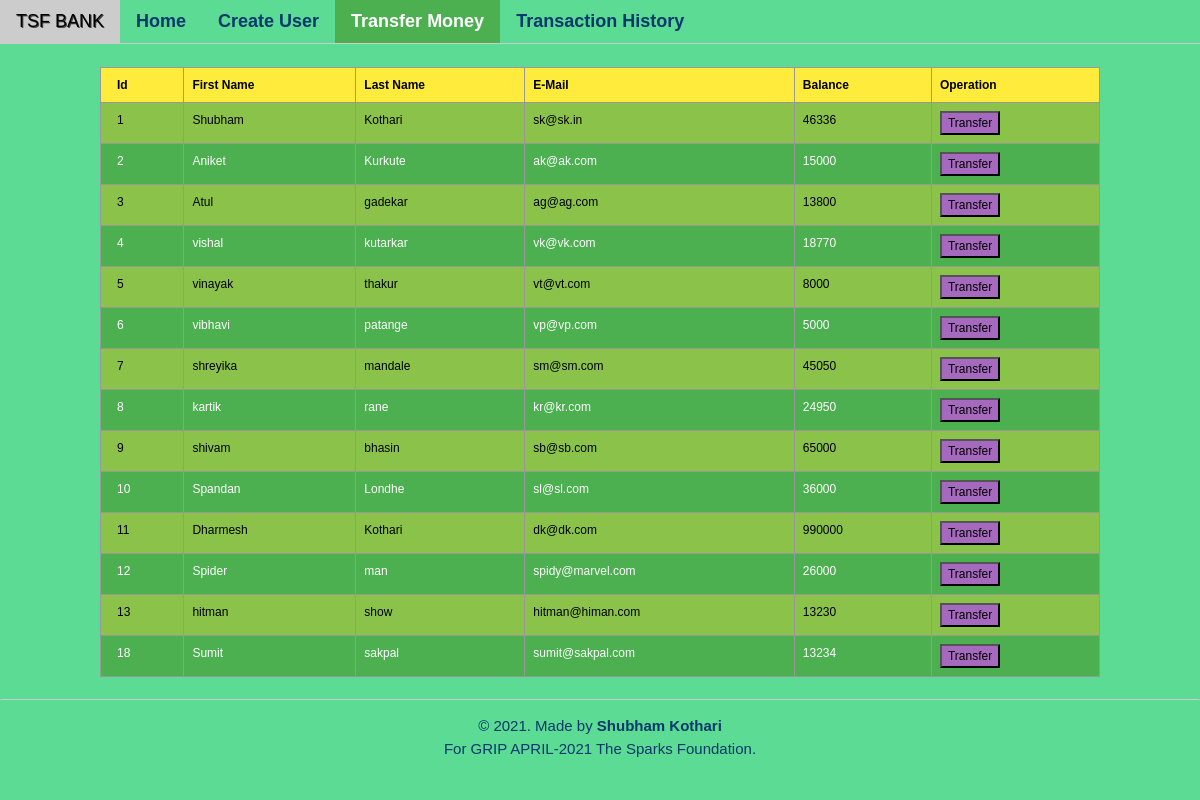
The app's page /TransferMoney.php with its own data.
### tables this page shows
CREATE TABLE `user` (
  `id` int(11) NOT NULL,
  `first_name` varchar(10) NOT NULL,
  `last_name` varchar(10) NOT NULL,
  `email` varchar(30) NOT NULL,
  `balance` int(11) NOT NULL
);

### TransferMoney.php (the view, shortened to what this page needs)
<?php
    require_once ".//util/header-footer.php";
    require_once ".//util/pdo.php";
?>
<!DOCTYPE html>
<html lang="en">
<body style="background-color: #5CDB95;">
?><br>
<div class="w3-row">
    <div class="w3-container" >
    <div class="w3-content" style="max-width:1000px">
            <table class="w3-table-all w3-small sk-table" style="max-height:500px;">
                <tr class="w3-yellow">
                    <th>Id</th>
                    <th>First Name</th>
                    <th>Last Name</th>
                    <th>E-Mail</th>
                    <th>Balance</th>
                    <th>Operation</th>
                </tr>
                <?php
                    $stmt = $pdo->prepare('SELECT * FROM `user`');
                    $stmt->execute();
                    $user = $stmt->fetchall();
                    $count=0;
                    foreach ($user as $r){
                        if ($count%2==0){
                            echo('<tr class="w3-light-green">');
                        } else{
                            echo('<tr class="w3-green">');
                        }
                        $count=$count+1;
                        echo('<td>'.$r['id'].'</td>
                            <td>'.$r['first_name'].'</td>
                            <td>'.$r['last_name'].'</td>
                            <td>'.$r['email'].'</td>
                            <td>'.$r['balance'].'</td>
                            <td><a href="selecteduserdetail.php?id='.$r['id'].'"> <button type="button" class="btn" style="background-color : #A569BD;">Transfer</button></a></td>
                        </tr>');
                    }
                ?>
            </table>
            </div>
    </div>
</div><br>
</body>
</html>

### util/w3.css (style rules this page uses)
html { box-sizing:border-box }
*,*:before,*:after { box-sizing:inherit }
html { -ms-text-size-adjust:100%;-webkit-text-size-adjust:100% }
body { margin:0 }
a { background-color:transparent }
button,input,select,textarea,optgroup { font:inherit;margin:0 }
button,input { overflow:visible }
button,select { text-transform:none }
button,[type=button],[type=reset],[type=submit] { -webkit-appearance:button }
html,body { font-family:Verdana,sans-serif;font-size:15px;line-height:1.5 }
html { overflow-x:hidden }
a { color:inherit }
.w3-table,.w3-table-all { border-collapse:collapse;border-spacing:0;width:100%;display:table }
.w3-table-all { border:1px solid #ccc }
.w3-bordered tr,.w3-table-all tr { border-bottom:1px solid #ddd }
.w3-table-all tr:nth-child(odd) { background-color:#fff }
.w3-table-all tr:nth-child(even) { background-color:#f1f1f1 }
.w3-table td,.w3-table th,.w3-table-all td,.w3-table-all th { padding:8px 8px;display:table-cell;text-align:left;vertical-align:top }
.w3-table th:first-child,.w3-table td:first-child,.w3-table-all th:first-child,.w3-table-all td:first-child { padding-left:16px }
.w3-container:after,.w3-container:before,.w3-panel:after,.w3-panel:before,.w3-row:after,.w3-row:before,.w3-row-padding:after,.w3-row-padding:before, .w3-cell-row:before,.w3-cell-row:after,.w3-clear:after,.w3-clear:before,.w3-bar:before,.w3-bar:after { content:"";display:table;clear:both }
.w3-content,.w3-auto { margin-left:auto;margin-right:auto }
.w3-content { max-width:980px }
.w3-container,.w3-panel { padding:0.01em 16px }
.w3-small { font-size:12px!important }
.w3-green,.w3-hover-green:hover { color:#fff!important;background-color:#4CAF50!important }
.w3-light-green,.w3-hover-light-green:hover { color:#000!important;background-color:#8bc34a!important }
.w3-yellow,.w3-hover-yellow:hover { color:#000!important;background-color:#ffeb3b!important }
.sk-table th { border: 1px solid rgba(153, 153, 153, 0.986); }
.sk-table td { border: 1px solid rgba(153, 153, 153, 0.986); }

### records on screen
user: id "1", first_name "Shubham", last_name "Kothari", email "sk@sk.in", balance "46336"
user: id "2", first_name "Aniket", last_name "Kurkute", email "ak@ak.com", balance "15000"
user: id "3", first_name "Atul", last_name "gadekar", email "ag@ag.com", balance "13800"
user: id "4", first_name "vishal", last_name "kutarkar", email "vk@vk.com", balance "18770"
user: id "5", first_name "vinayak", last_name "thakur", email "vt@vt.com", balance "8000"
user: id "6", first_name "vibhavi", last_name "patange", email "vp@vp.com", balance "5000"
user: id "7", first_name "shreyika", last_name "mandale", email "sm@sm.com", balance "45050"
user: id "8", first_name "kartik", last_name "rane", email "kr@kr.com", balance "24950"
user: id "9", first_name "shivam", last_name "bhasin", email "sb@sb.com", balance "65000"
user: id "10", first_name "Spandan", last_name "Londhe", email "sl@sl.com", balance "36000"
user: id "11", first_name "Dharmesh", last_name "Kothari", email "dk@dk.com", balance "990000"
user: id "12", first_name "Spider", last_name "man", email "spidy@marvel.com", balance "26000"
user: id "13", first_name "hitman", last_name "show", email "hitman@himan.com", balance "13230"
user: id "18", first_name "Sumit", last_name "sakpal", email "sumit@sakpal.com", balance "13234"
